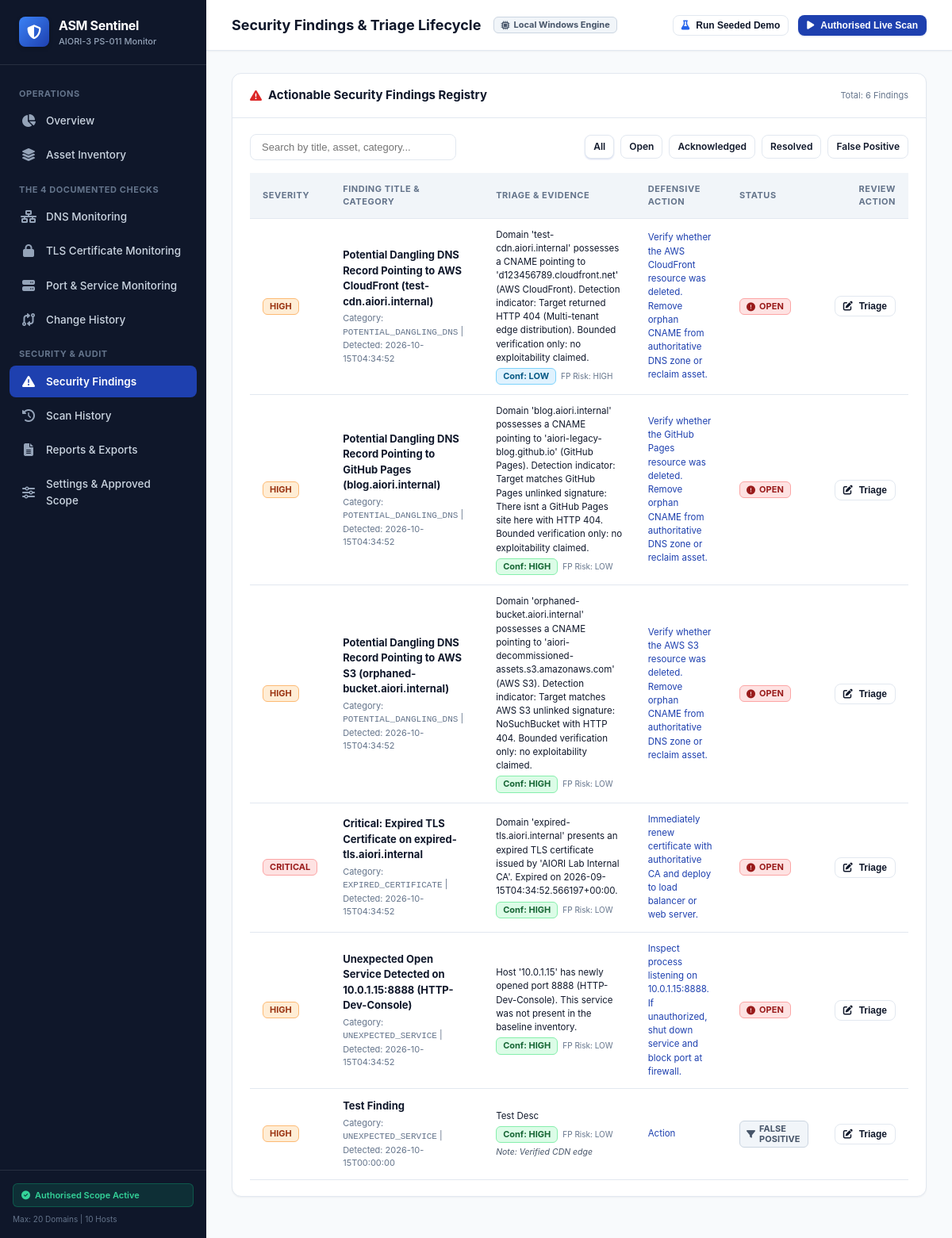
The page /findings on the database as committed earlier.
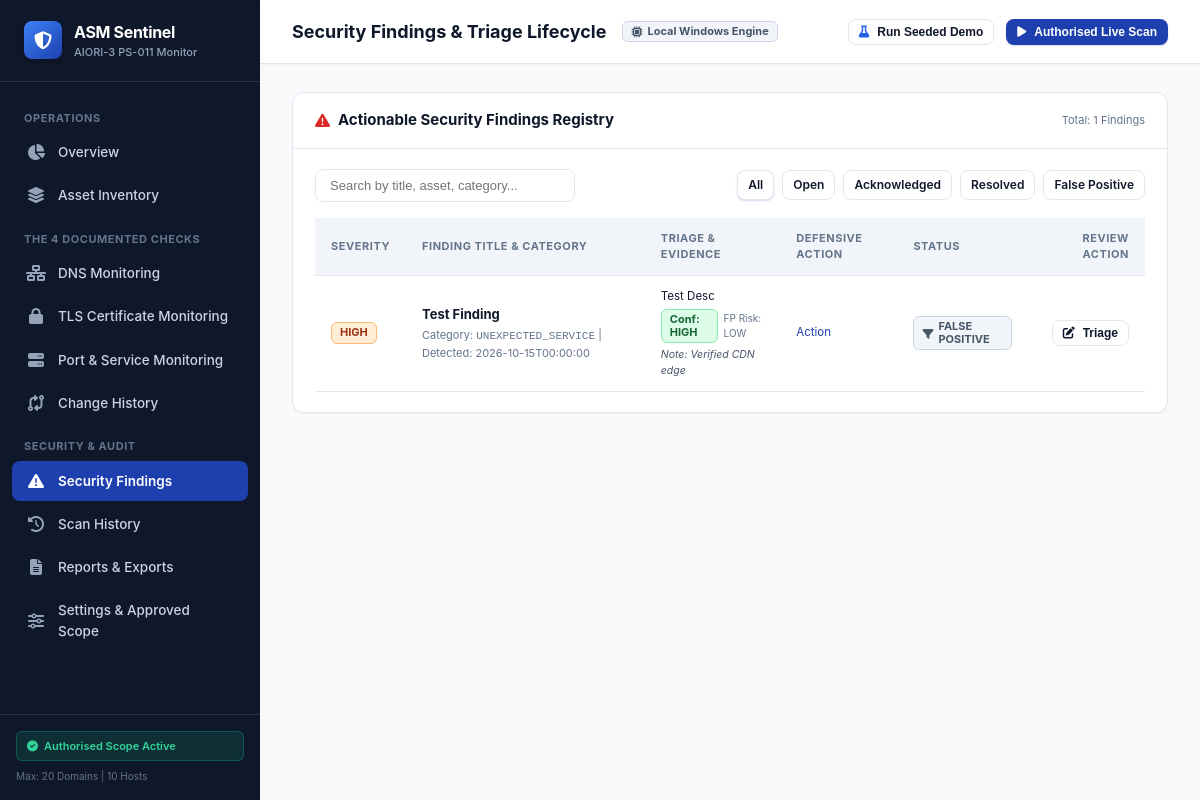
The same page on the database as committed later.
### tables this page shows
CREATE TABLE security_findings (
            id INTEGER PRIMARY KEY AUTOINCREMENT,
            scan_run_id INTEGER NOT NULL,
            change_event_id INTEGER,
            asset_id INTEGER,
            category TEXT NOT NULL,
            severity TEXT NOT NULL,
            title TEXT NOT NULL,
            description TEXT NOT NULL,
            evidence TEXT,
            defensive_action TEXT,
            status TEXT DEFAULT 'OPEN' CHECK(status IN ('OPEN', 'ACKNOWLEDGED', 'RESOLVED', 'FALSE_POSITIVE')),
            confidence TEXT DEFAULT 'HIGH',
            false_positive_risk TEXT DEFAULT 'LOW',
            false_positive_reason TEXT,
            review_notes TEXT,
            created_at TEXT NOT NULL,
            updated_at TEXT NOT NULL,
            FOREIGN KEY (scan_run_id) REFERENCES scan_runs (id) ON DELETE CASCADE,
            FOREIGN KEY (change_event_id) REFERENCES change_events (id) ON DELETE SET NULL,
            FOREIGN KEY (asset_id) REFERENCES assets (id) ON DELETE SET NULL
        );

### app.py (the view)
@app.route("/findings")
def findings_page():
    filter_status = request.args.get("status")
    conn = get_db_connection()
    cursor = conn.cursor()
    if filter_status:
        cursor.execute("SELECT * FROM security_findings WHERE status = ? ORDER BY id DESC", (filter_status,))
    else:
        cursor.execute("SELECT * FROM security_findings ORDER BY id DESC")
    findings = [dict(r) for r in cursor.fetchall()]
    conn.close()
    return render_template("findings.html", active_page="findings", findings=findings, filter_status=filter_status)

### database.py (called while the page is built)
def get_db_connection():
    conn = sqlite3.connect(DATABASE_PATH)
    conn.row_factory = sqlite3.Row
    conn.execute("PRAGMA foreign_keys = ON")
    return conn

### templates/findings.html (shortened to what the changed rows need)
{% extends "base.html" %}
{% block page_title %}Security Findings &amp; Triage Lifecycle{% endblock %}
{% block content %}
<div class="card">
  <div class="card-header">
    <div class="card-title">
      <i class="fa-solid fa-triangle-exclamation" style="color: #dc2626;"></i> Actionable Security Findings Registry
    </div>
    <div style="font-size: 11px; color: var(--text-muted);">
      Total: {{ findings|length }} Findings
    </div>
  </div>
  <div class="card-body">
    <div class="table-responsive">
      <table class="data-table" id="findingsTable">
        <thead>
          <tr>
            <th>Severity</th>
            <th>Finding Title &amp; Category</th>
            <th>Triage &amp; Evidence</th>
            <th>Defensive Action</th>
            <th>Status</th>
            <th style="text-align: right;">Review Action</th>
          </tr>
        </thead>
        <tbody>
          {% for f in findings %}
          <tr>
            <td>
              {% if f.severity == 'CRITICAL' %}
                <span class="badge badge-critical">CRITICAL</span>
              {% elif f.severity == 'HIGH' %}
                <span class="badge badge-high">HIGH</span>
              {% elif f.severity == 'MEDIUM' %}
                <span class="badge badge-medium">MEDIUM</span>
              {% else %}
                <span class="badge badge-low">{{ f.severity }}</span>
              {% endif %}
            </td>
            <td>
              <div style="font-weight: 700; color: var(--navy-dark);">{{ f.title }}</div>
              <div style="font-size: 11px; color: var(--text-muted); margin-top: 3px;">
                Category: <code>{{ f.category }}</code> | Detected: {{ f.created_at[:19] }}
              </div>
            </td>
            <td style="max-width: 320px;">
              <div style="font-size: 11.5px; color: var(--text-main);">{{ f.description }}</div>
              <div style="margin-top: 4px; display: flex; align-items: center; gap: 6px;">
                <span class="badge {% if f.confidence == 'HIGH' %}badge-success{% else %}badge-low{% endif %}">Conf: {{ f.confidence }}</span>
                <span style="font-size: 10px; color: var(--text-muted);">FP Risk: {{ f.false_positive_risk }}</span>
              </div>
              {% if f.review_notes %}
                <div style="font-size: 10.5px; color: #475569; margin-top: 4px; font-style: italic;">
                  Note: {{ f.review_notes }}
                </div>
              {% endif %}
            </td>
            <td style="font-size: 11.5px; color: #1e40af; max-width: 260px;">
              {{ f.defensive_action }}
            </td>
            <td>
              {% if f.status == 'OPEN' %}
                <span class="badge badge-critical"><i class="fa-solid fa-circle-exclamation"></i> OPEN</span>
              {% elif f.status == 'ACKNOWLEDGED' %}
                <span class="badge badge-medium"><i class="fa-solid fa-eye"></i> ACKNOWLEDGED</span>
              {% elif f.status == 'RESOLVED' %}
                <span class="badge badge-success"><i class="fa-solid fa-check"></i> RESOLVED</span>
              {% elif f.status == 'FALSE_POSITIVE' %}
                <span class="badge badge-neutral"><i class="fa-solid fa-filter"></i> FALSE POSITIVE</span>
              {% endif %}
            </td>
            <td style="text-align: right; white-space: nowrap;">
              <button onclick="openTriageModal('{{ f.id }}', '{{ f.title|escape }}', '{{ f.status }}')" class="btn btn-secondary btn-sm">
                <i class="fa-solid fa-pen-to-square"></i> Triage
              </button>
            </td>
          </tr>
          {% else %}
          <tr>
            <td colspan="6" style="text-align: center; padding: 24px; color: var(--text-muted);">
              No security findings matching filter criteria.
            </td>
          </tr>
          {% endfor %}
        </tbody>
      </table>
    </div>
  </div>
</div>
{% endblock %}

Rows that differ between the two databases and show on the page:
removed security_findings: severity "HIGH", title "Potential Dangling DNS Record Pointing to AWS CloudFront (test-cdn.aiori.internal)", category "POTENTIAL_DANGLING_DNS", created_at "2026-10-15T04:34:52", description "Domain 'test-cdn.aiori.internal' possesses a CNAME pointing to 'd123456789.cloudfront.net' (AWS CloudFront). Detection indicator: Target returned HTTP 404 (Multi-tenant edge distribution). Bounded verification only: no exploitability claimed.", confidence "LOW", false_positive_risk "HIGH", defensive_action "Verify whether the AWS CloudFront resource was deleted. Remove orphan CNAME from authoritative DNS zone or reclaim asset.", status "OPEN" (drawn)
removed security_findings: severity "HIGH", title "Potential Dangling DNS Record Pointing to GitHub Pages (blog.aiori.internal)", category "POTENTIAL_DANGLING_DNS", created_at "2026-10-15T04:34:52", description "Domain 'blog.aiori.internal' possesses a CNAME pointing to 'aiori-legacy-blog.github.io' (GitHub Pages). Detection indicator: Target matches GitHub Pages unlinked signature: There isnt a GitHub Pages site here with HTTP 404. Bounded verification only: no exploitability claimed.", confidence "HIGH", false_positive_risk "LOW", defensive_action "Verify whether the GitHub Pages resource was deleted. Remove orphan CNAME from authoritative DNS zone or reclaim asset.", status "OPEN" (drawn)
removed security_findings: severity "HIGH", title "Potential Dangling DNS Record Pointing to AWS S3 (orphaned-bucket.aiori.internal)", category "POTENTIAL_DANGLING_DNS", created_at "2026-10-15T04:34:52", description "Domain 'orphaned-bucket.aiori.internal' possesses a CNAME pointing to 'aiori-decommissioned-assets.s3.amazonaws.com' (AWS S3). Detection indicator: Target matches AWS S3 unlinked signature: NoSuchBucket with HTTP 404. Bounded verification only: no exploitability claimed.", confidence "HIGH", false_positive_risk "LOW", defensive_action "Verify whether the AWS S3 resource was deleted. Remove orphan CNAME from authoritative DNS zone or reclaim asset.", status "OPEN" (drawn)
removed security_findings: severity "CRITICAL", title "Critical: Expired TLS Certificate on expired-tls.aiori.internal", category "EXPIRED_CERTIFICATE", created_at "2026-10-15T04:34:52", description "Domain 'expired-tls.aiori.internal' presents an expired TLS certificate issued by 'AIORI Lab Internal CA'. Expired on 2026-09-15T04:34:52.566197+00:00.", confidence "HIGH", false_positive_risk "LOW", defensive_action "Immediately renew certificate with authoritative CA and deploy to load balancer or web server.", status "OPEN" (drawn)
removed security_findings: severity "HIGH", title "Unexpected Open Service Detected on 10.0.1.15:8888 (HTTP-Dev-Console)", category "UNEXPECTED_SERVICE", created_at "2026-10-15T04:34:52", description "Host '10.0.1.15' has newly opened port 8888 (HTTP-Dev-Console). This service was not present in the baseline inventory.", confidence "HIGH", false_positive_risk "LOW", defensive_action "Inspect process listening on 10.0.1.15:8888. If unauthorized, shut down service and block port at firewall.", status "OPEN" (drawn)
Other text that changed with them:
{{ findings|length }}: "6" → "1"
